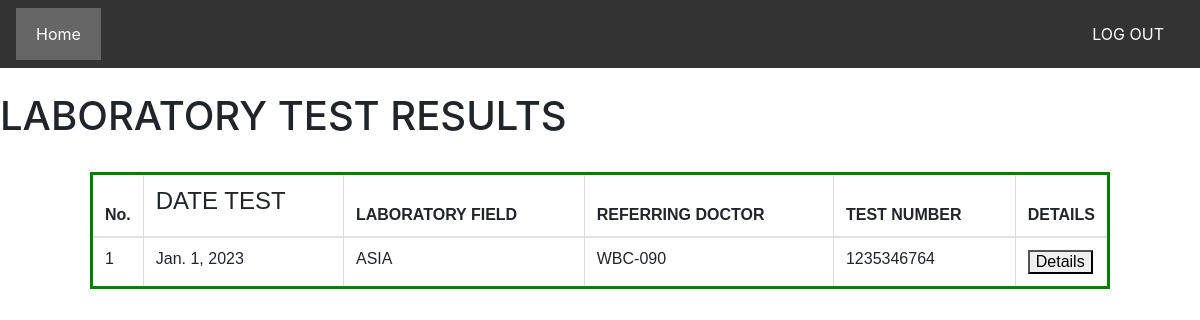
Screenshot of /test_blood/ with the database file from the repository.
### core/models.py (models this page shows, shortened)
class TestBlood(models.Model):
    date_test=models.DateField(null=True)
    laboratory_field=models.CharField(max_length=30)
    referring_doctor=models.CharField(max_length=30)
    test_number=models.CharField(max_length=25,primary_key=True)
    name_test=models.CharField(max_length=30)
    result=models.CharField(max_length=30)
    class Meta:
        db_table = 'TestBlood'

### core/views.py (the view)
# urls.py: path('test_blood/',test_blood.as_view(),name="test_blood"),
class test_blood(ListView):
    model = TestBlood
    template_name = 'test_blood.html'

### Templates/test_blood.html (shortened to what this page needs)
    <div class="navbar">
      <a href="{% url 'index'%} " class="active">Home</a>
      <a href="#" class="right">LOG OUT</a>
    </div>
    <head>
      <link rel="stylesheet" type="text/css" href="https://stackpath.bootstrapcdn.com/bootstrap/4.5.2/css/bootstrap.min.css">
    </head>
    <div class="header">
      <br>
      <h1> LABORATORY TEST RESULTS </h1>
      <br>
    </div>
        <table class='table' style="  width: 85%; ">
            <thead>
              <tr>
                <th style="width:5%">No.</th>
                <th><h4>DATE TEST </h4></th>
                <th>LABORATORY FIELD</th>
                <th>REFERRING DOCTOR </th>
                <th>TEST NUMBER </th>
                <th style="width:5%"> DETAILS </th>
              </tr>
            </thead>
            {% for TestBlood in object_list %}
            <tr>
              <td>{{ forloop.counter }}</td>
              <td>{{ TestBlood.date_test }}</td>
              <td>{{ TestBlood.referring_doctor}}</td>
              <td>{{ TestBlood.laboratory_field }}</td>
              <td>{{ TestBlood.test_number }}</td>
              <td>
                <a href="{% url 'test_blood_details' TestBlood.pk %}"><button>Details </button></a>
              </td>
            </tr>
          {% endfor %}
        </table>

### Templates/test_blood.html (style rules this page uses)
.navbar { overflow: hidden; background-color: #333; position: sticky; position: -webkit-sticky; top: 0; }
.navbar a { float: left; display: block; color: white; text-align: center; padding: 14px 20px; text-decoration: none; }
.navbar a.right { float: right; }
.navbar a.active { background-color: #666; color: white; }
table { font-family: arial, sans-serif; border-collapse: collapse; margin: auto; width: 50%; border: 3px solid green; padding: 10px; }
td, th { border: 1px solid #dddddd; text-align: left; padding: 8px; }

### rows the page displays
TestBlood: date_test "Jan. 1, 2023", referring_doctor "ASIA", laboratory_field "WBC-090", test_number "1235346764"
